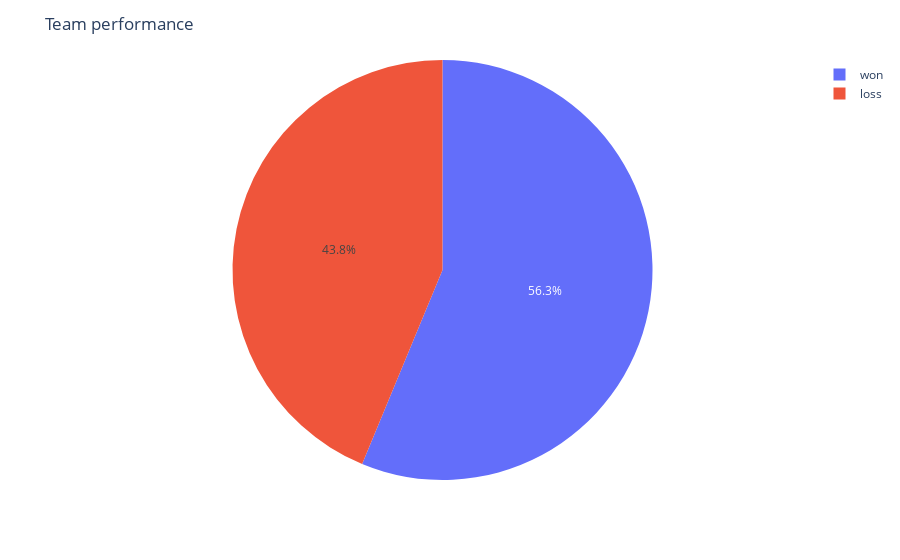

Here is the notebook cell this chart was saved with:
### Code cell
fig = px.pie(values = train , names = ['won' , 'loss'])
fig.update_layout(
    title = 'Team performance'
)

# plt.pie(train , labels = ['won' , 'loss'] , autopct ='%1.11f%%')
fig.show()

### Figure 1 — Plotly figure (JSON) as saved in the notebook; plotly's stock layout.template omitted (floating-point values rounded to 4 significant figures)
{"data": [{"domain": {"x": [0, 1], "y": [0, 1]}, "hovertemplate": "label=%{label}<br>value=%{value}<extra></extra>", "labels": ["won", "loss"], "legendgroup": "", "name": "", "showlegend": true, "type": "pie", "values": [9, 7]}], "layout": {"autosize": true, "legend": {"tracegroupgap": 0}, "margin": {"t": 60}, "title": {"text": "Team performance"}}}
